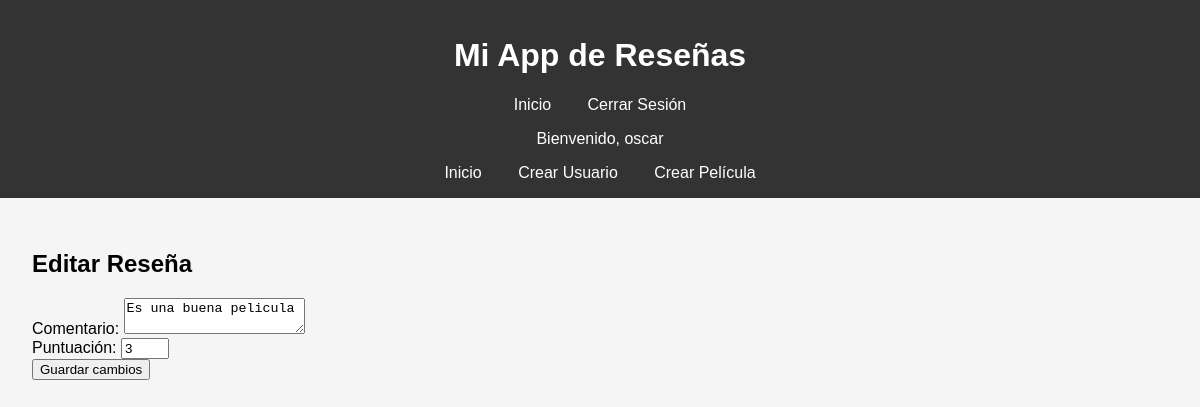
Page /resena/1/editar (signed in) on the committed database.
### app/models.py (models this page shows)
class Usuario(UserMixin, db.Model):
    id_usuario = db.Column(db.Integer, primary_key=True)
    nombre = db.Column(db.String(100))
    correo = db.Column(db.String(150), unique=True)
    contraseña = db.Column(db.String(255))
    fecha_registro = db.Column(db.DateTime)

class Resena(db.Model):
    id_resena = db.Column(db.Integer, primary_key=True)
    id_usuario = db.Column(db.Integer, db.ForeignKey('usuario.id_usuario'))
    id_pelicula = db.Column(db.Integer, db.ForeignKey('pelicula.id_pelicula'))
    comentario = db.Column(db.Text)
    puntuacion = db.Column(db.Integer)
    fecha_resena = db.Column(db.DateTime)

### app/routes.py (the view)
@main.route('/resena/<int:id>/editar', methods=['GET', 'POST'])
@login_required
def editar_resena(id):
    resena = Resena.query.get_or_404(id)
    if resena.id_usuario != current_user.id_usuario:
        flash('No tienes permiso para editar esta reseña.')
        return redirect(url_for('main.index'))
    if request.method == 'POST':
        resena.comentario = request.form['comentario']
        resena.puntuacion = int(request.form['puntuacion'])
        db.session.commit()
        flash('Reseña actualizada exitosamente.')
        return redirect(url_for('main.pelicula', id=resena.id_pelicula))
    return render_template('editar_resena.html', resena=resena)

### app/__init__.py (called while the page is built)
@login_manager.user_loader
def load_user(user_id):
    from app.models import Usuario
    return Usuario.query.get(int(user_id))

### app/templates/editar_resena.html
{% extends 'base.html' %}
{% block content %}
<h2>Editar Reseña</h2>
<form method="POST">
    <label for="comentario">Comentario:</label>
    <textarea name="comentario" required>{{ resena.comentario }}</textarea><br>
    <label for="puntuacion">Puntuación:</label>
    <input type="number" name="puntuacion" min="1" max="5" value="{{ resena.puntuacion }}" required><br>
    <button type="submit">Guardar cambios</button>
</form>
{% endblock %}

### app/templates/base.html (shortened to what this page needs)
<!DOCTYPE html>
<html lang="es">
<head>
    <link rel="stylesheet" href="{{ url_for('static', filename='css/style.css') }}">
</head>
<body>
    <header>
        <h1>Mi App de Reseñas</h1>
        <nav>
            <a href="{{ url_for('main.index') }}">Inicio</a>
            {% if current_user.is_authenticated %}
                <a href="{{ url_for('main.logout') }}">Cerrar Sesión</a>
            {% else %}
                <a href="{{ url_for('main.login') }}">Iniciar Sesión</a>
                <a href="{{ url_for('main.registro') }}">Registrarse</a>
            {% endif %}
        </nav>
        {% if current_user.is_authenticated %}
            <p>Bienvenido, {{ current_user.nombre }}</p>
        {% endif %}
        <nav>
            <a href="{{ url_for('main.index') }}">Inicio</a>
            <a href="{{ url_for('main.nuevo_usuario') }}">Crear Usuario</a>
            <a href="{{ url_for('main.nueva_pelicula') }}">Crear Película</a>
        </nav>
    </header>
    <main>
        {% block content %}{% endblock %}
    </main>
</body>
</html>

### app/static/css/style.css (style rules this page uses)
body { font-family: Arial, sans-serif; margin: 0; padding: 0; background: #f5f5f5; }
header { background: #333; color: white; padding: 1rem; text-align: center; }
nav a { color: white; margin: 0 1rem; text-decoration: none; }
main { padding: 2rem; }

### rows in the picture
Usuario: nombre "oscar"
Resena: comentario "Es una buena pelicula", puntuacion "3"
